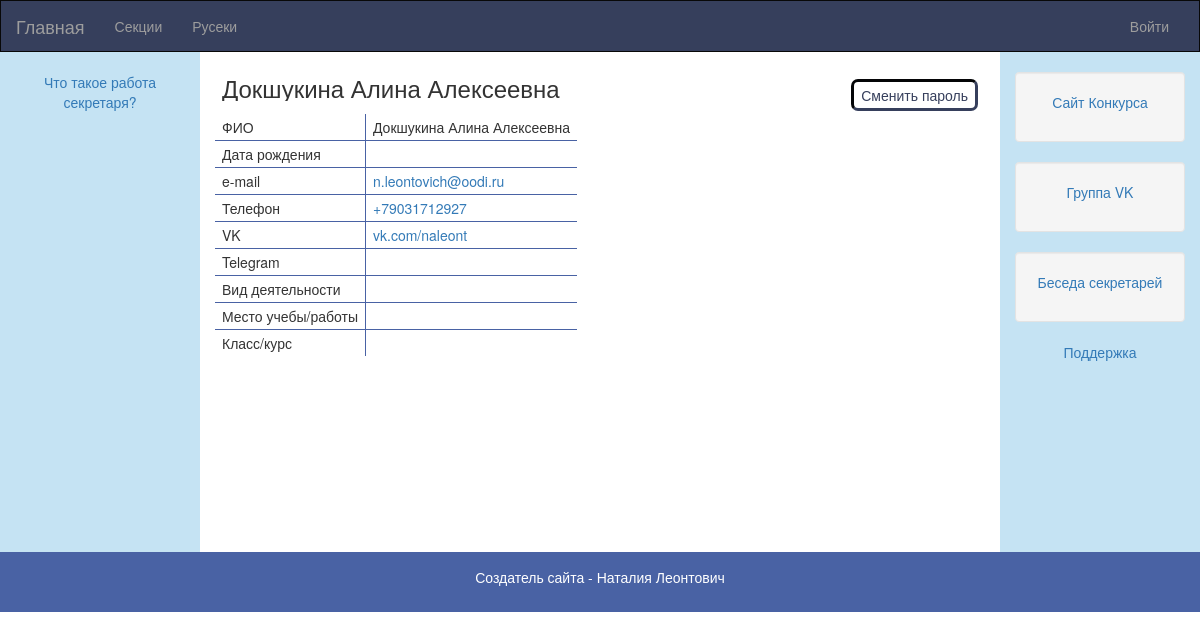
Page /user_page/2 (signed in) on the committed database.
### models.py (models this page shows, shortened)
class Users(db.Model):
    __tablename__ = 'users'
    user_id = db.Column('user_id', db.Integer, primary_key=True)
    email = db.Column('email', db.Text)
    tel = db.Column('tel', db.Text)
    password = db.Column('password', db.Text)
    last_name = db.Column('last_name', db.Text)
    first_name = db.Column('first_name', db.Text)
    patronymic = db.Column('patronymic', db.Text)
    born = db.Column('born', db.Text)
    user_type = db.Column('type', db.Text)
    approved = db.Column('approved', db.Boolean)
    created_on = db.Column(db.DateTime, index=False, unique=False, nullable=True, default=datetime.datetime.now)
    last_login = db.Column(db.DateTime, index=False, unique=False, nullable=True)

class Profile(db.Model):
    __tablename__ = 'profile'
    __table_args__ = (PrimaryKeyConstraint('user_id'),)
    user_id = db.Column('user_id', db.Integer, ForeignKey('supervisors.supervisor_id'), primary_key=True)
    occupation = db.Column('occupation', db.Text)
    place_of_work = db.Column('place_of_work', db.Text)
    involved = db.Column('involved', db.Text)
    grade = db.Column('grade', db.Integer)
    year = db.Column('year', db.Integer)
    vk = db.Column('vk', db.Text)
    telegram = db.Column('telegram', db.Text)
    vernadsky_username = db.Column('vernadsky_username', db.Text)
    born = db.Column('born', db.Date)

### app.py (the view)
@app.route('/user_page/<user>', defaults={'message': None})
@app.route('/user_page/<user>/<message>')
def user_page(user, message):
    if check_access() < 3:
        return redirect(url_for('.no_access'))
    user_info = get_user_info(user)
    profile = get_profile_info(user)
    profile['born'] = profile['born'].strftime('%d.%m.%Y')
    cats_count, cats = categories_info()
    return render_template('user_management/user_page.html', user=user_info, profile=profile, categories=cats,
                           message=message)

### app.py (called while the page is built, shortened)
def renew_session():
    return session

def check_access():
    renew_session()
    if 'type' in session.keys():
        if session['type'] == 'admin':
            return 10
        elif session['type'] == 'manager':
            return 9
        elif session['type'] == 'org':
            return 8
        elif 'secretary' in session.keys() and session['secretary'] is True:
            return 7
        elif session['type'] == 'team':
            return 3
        elif session['approved'] is True:
            return 2
        elif 'user_id' in session.keys():
            return 1
    else:
        return 0

def get_user_info(user):
    user = int(user)
    user_info = dict()
    user_db = db.session.query(Users).filter(Users.user_id == user).first()
    user_info['user_id'] = user
    user_info['email'] = user_db.email
    user_info['tel'] = user_db.tel
    user_info['last_name'] = user_db.last_name
    user_info['first_name'] = user_db.first_name
    user_info['patronymic'] = user_db.patronymic
    user_info['type'] = user_db.user_type
    user_info['approved'] = user_db.approved
    user_info['created_on'] = user_db.created_on.date()
    if user_db.last_login:
        user_info['last_login'] = user_db.last_login.date()
    if user in [u.secretary_id for u in CatSecretaries.query.all()]:
        user_info['secretary'] = True
        user_info['cat_id'] = db.session.query(CatSecretaries).filter(
            CatSecretaries.secretary_id == user).first().cat_id
    return user_info

def get_profile_info(user):
    profile = dict()
    if db.session.query(Profile).filter(Profile.user_id == user).first():
        prof_info = db.session.query(Profile).filter(Profile.user_id == user).first()
        profile['vk'] = prof_info.vk
        profile['tg'] = prof_info.telegram
        profile['username'] = prof_info.vernadsky_username
        profile['filled'] = True
        profile['occupation'] = prof_info.occupation
        profile['involved'] = prof_info.involved
        profile['place_of_work'] = prof_info.place_of_work
        profile['grade'] = prof_info.grade
        profile['year'] = prof_info.year
        profile['born'] = prof_info.born
    else:
        profile = {'filled': False, 'vk': None, 'tg': None, 'username': None, 'occupation': None, 'involved': None,
                   'place_of_work': None, 'grade': None, 'year': None, 'born': None}
    return profile

### templates/user_management/user_page.html (shortened to what this page needs)
{% extends 'base.html' %}
{% block content %}
<table width="100%">
    <tr>
        <td>
            <h3>{{ user['last_name'] }} {{ user['first_name'] }} {{ user['patronymic'] }}</h3>
        </td>
        <td align="right" valign="bottom">
            <a href="/change_user_password/{{ user['user_id'] }}"><button class="blue" type="button">
                Сменить пароль</button></a>
        </td>
    </tr>
</table>
<table frame="void" border="2px" bordercolor="#4962A4">
    <tr>
        <td>
            ФИО
        </td><td colspan="3">
        {{ user['last_name'] }} {{ user['first_name'] }} {{ user['patronymic'] }}
        </td>
    </tr>
    <tr>
        <td>
            Дата рождения
        </td><td colspan="3">
        </td>
    </tr>
    <tr>
        <td>
            e-mail
        </td><td colspan="3">
        <a href="mailto:{{ user['email'] }}">{{ user['email'] }}</a>
        </td>
    </tr>
    <tr>
        <td colspan>
            Телефон
        </td><td colspan="3">
        <a href="tel:{{ user['tel'] }}">{{ user['tel'] }}</a>
        </td>
    </tr>
    <tr>
        <td>
            VK
        </td><td colspan="3">
        {% if profile['vk'] %}
        <a href="https://vk.com/{{ profile['vk'] }}">vk.com/{{ profile['vk'] }}</a>
        {% endif %}
        </td>
    </tr>
    <tr>
        <td>
            Telegram
        </td><td colspan="3">
        </td>
    </tr>
    <tr>
        <td>
            Вид деятельности
        </td><td colspan="3">
        </td>
    </tr>
    <tr>
        <td>
            Место учебы/работы
        </td><td colspan="3">
        </td>
    </tr>
    <tr>
        <td>
            Класс/курс
        </td><td colspan="3">
        </td>
    </tr>
</table><br>
{% endblock %}

### templates/base.html (style rules this page uses)
button { background-color: #67AB60; color: white; padding: 3px 7px; border-radius: 7px; border: inset #67AB60; }
td { padding: 3px 7px; }
.blue { background-color: white; border: inset #363F5C; color: #363F5C; }

### rows in the picture
Users: last_name "Докшукина", first_name "Алина", patronymic "Алексеевна", email "n.leontovich@oodi.ru", tel "+79031712927"
Profile: vk "naleont"
